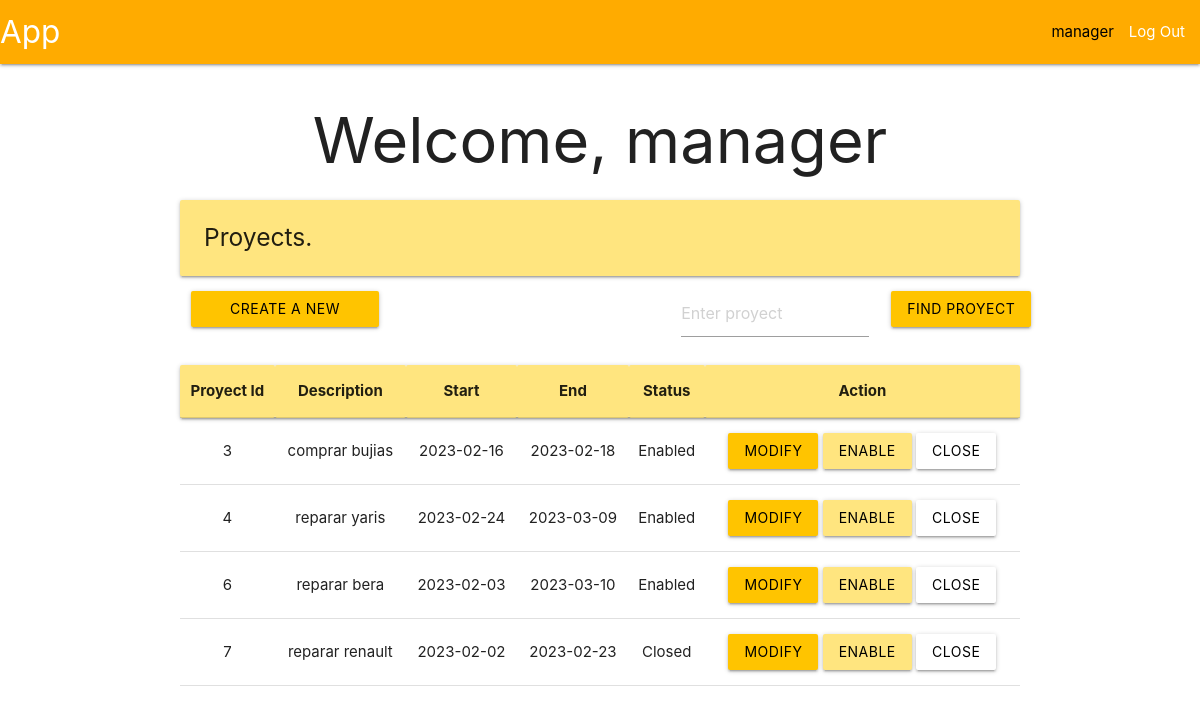
Before: /manager (signed in) with the older database file.
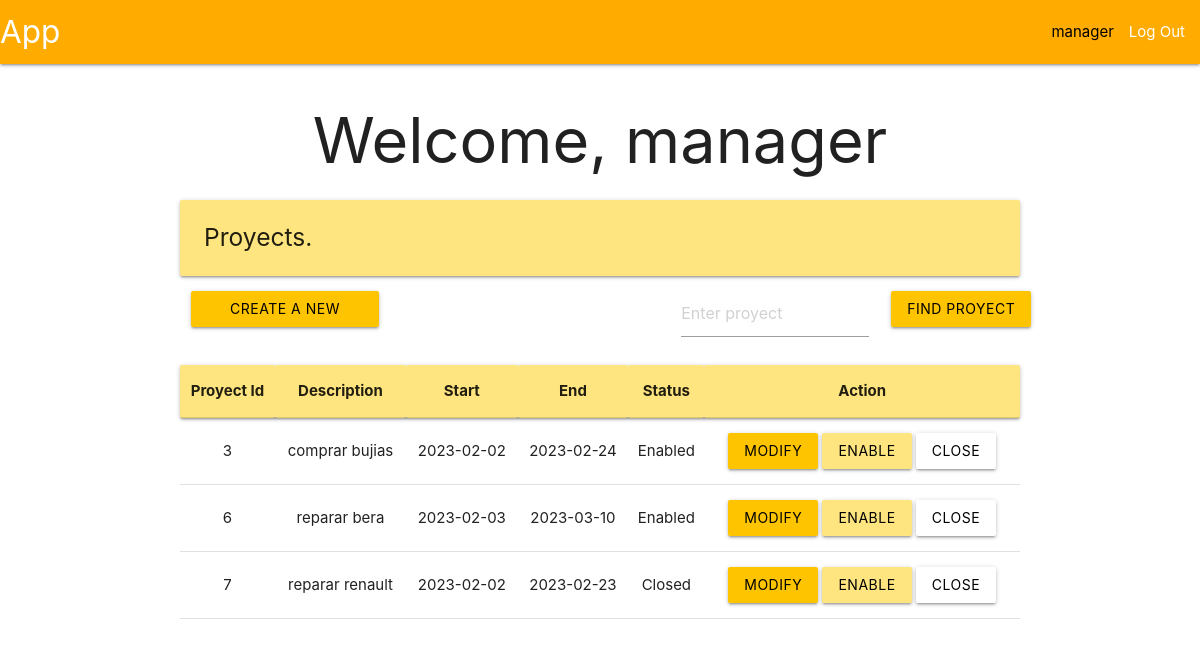
After: the same page with the newer database file.
### tables this page shows
CREATE TABLE user (
    id INTEGER PRIMARY KEY AUTOINCREMENT,
    username TEXT UNIQUE NOT NULL,
    firstname TEXT NOT NULL,
    secondname TEXT NOT NULL,
    password TEXT NOT NULL,
    role TEXT,
    proyId INTEGER,
    auth INTEGER
);

CREATE TABLE proyect (
    id INTEGER PRIMARY KEY AUTOINCREMENT,
    description TEXT UNIQUE NOT NULL,
    start DATE NOT NULL,
    end DATE NOT NULL,
    status INTEGER
);

### app/user.py (the view, shortened to what this page needs)
@bp.route('/manager', methods=('POST', 'GET'))
@manager_required
def manager():
    db = get_db()
    proyects = db.execute(
        'SELECT * FROM proyect'
    ).fetchall()
    return render_template('index/manager/managerUser.html', proyects = utilities.dataForProyectTable(proyects))

### app/auth.py (called while the page is built)
@bp.before_app_request
def load_logged_in_user():
    user_id = session.get('user_id')
    if user_id is None:
        g.user = None
    else:
        g.user = get_db().execute(
            "SELECT * FROM user WHERE id = ?",
            (user_id,)
        ).fetchone()

def manager_required(view):
    @functools.wraps(view)
    def wrapped_view(**kwargs):
        if g.user is None:
            return redirect(url_for('auth.login'))
        elif g.user['role'] != 'op_manager':
            return redirect(url_for('user.index'))
        return view(**kwargs)
    return wrapped_view

### app/db.py (called while the page is built)
def get_db():
    if 'db' not in g:
        g.db = sqlite3.connect(
            current_app.config['DATABASE'],
            detect_types = sqlite3.PARSE_DECLTYPES
        )
        g.db.row_factory = sqlite3.Row
    return g.db

### app/utilities.py (called while the page is built)
def dataForProyectTable(proyects):
    data = []
    for proyect in proyects:
        status = 'Closed'
        if proyect['status'] == 1:
            status = 'Enabled'
        data.append(
            {
                'id': proyect['id'],
                'description': proyect['description'],
                'start': proyect['start'],
                'end': proyect['end'],
                'status': status
            }
        )
    return data

### app/templates/index/manager/managerUser.html
{% extends 'base.html' %}
{% block header %}
    <h1> {% block title %}Welcome, {{ g.user['username'] }} {% endblock %}</h1>
{% endblock %}
{% block content %}
<div class="left-align">
    <h5 class="card-panel amber accent-1">Proyects.</h5>
</div>
<div class="row">
  <form method="POST">
    <div class="col s3">
      <button class="btn waves-effect waves-ligth amber accent-3 black-text" type="submit" value="create-proyect" name="create-proyect">Create a new proyect</button>
    </div>
  </form>
  <form method="POST">
    <div class="col s3 offset-s4">
      <input placeholder="Enter proyect" name="find-proyect" id="proyect">
    </div>
    <div class="col s2">
      <input class="btn waves-effect waves-ligth amber accent-3 black-text" type="submit" value="Find proyect">
    </div>
  </form>
</div>
<table class="centered">
    <thead class="card-panel amber accent-1">
      <tr>
        <th>Proyect Id</th>
        <th>Description</th>
        <th>Start</th>
        <th>End</th>
        <th>Status</th>
        <th>Action</th>
      </tr>
    </thead>
    <tbody>
      {% for proyect in proyects %}
        <tr>
          <td>{{ proyect['id'] }}</td>
          <td>{{ proyect['description']}}</td>
          <td>{{ proyect['start'] }}</td>
          <td>{{ proyect['end'] }}</td>
          <td>{{ proyect['status'] }}</td>
          <td>
            <form method="POST">
                <button class="btn waves-effect waves-ligth amber accent-3 black-text" type="submit" name="modify" value="{{ proyect['id'] }}">Modify</button>
                <button class="btn waves-effect waves-ligth amber accent-1 black-text" type="submit" name="enable-proyect" value="{{ proyect['id'] }}">Enable</button>
                <button class="btn waves-effect waves-ligth white black-text" type="submit" name="close-proyect" value="{{ proyect['id'] }}">Close</button>
            </form>
          </td>
        </tr>
      {% endfor %}
    </tbody>
  </table>
{% endblock %}

### app/templates/base.html (shortened to what this page needs)
<!DOCTYPE html>
<link rel="stylesheet" href="{{ url_for('static', filename='materialize.css') }}">
<link rel="stylesheet" href="{{ url_for('static', filename='style.css') }}">
<nav>
    <div class="nav-wrapper amber accent-4">
      <a href="#" class="brand-logo">App</a>
      <ul class="right hide-n black-text text-black">
        {% if g.user %}
            <li><span>{{ g.user['username'] }}</span>
            <li><a href="{{ url_for('auth.logout') }}">Log Out</a>
        {% else %}
            <li><a href="{{ url_for('auth.register') }}">Register</a>
            <li><a href="{{ url_for('auth.login') }}">Log In</a>
        {% endif %}
      </ul>
    </div>
</nav>
<section class="content container center-align">
    <header>
        {% block header %}{% endblock %}
    </header>
    {% block content %}{% endblock %}
</section>

Changed rows visible on the page:
removed proyect: id "4", description "reparar yaris", start "2023-02-24", end "2023-03-09", status "Enabled"
changed proyect "comprar bujias": start "2023-02-16" → "2023-02-02"; end "2023-02-18" → "2023-02-24"
